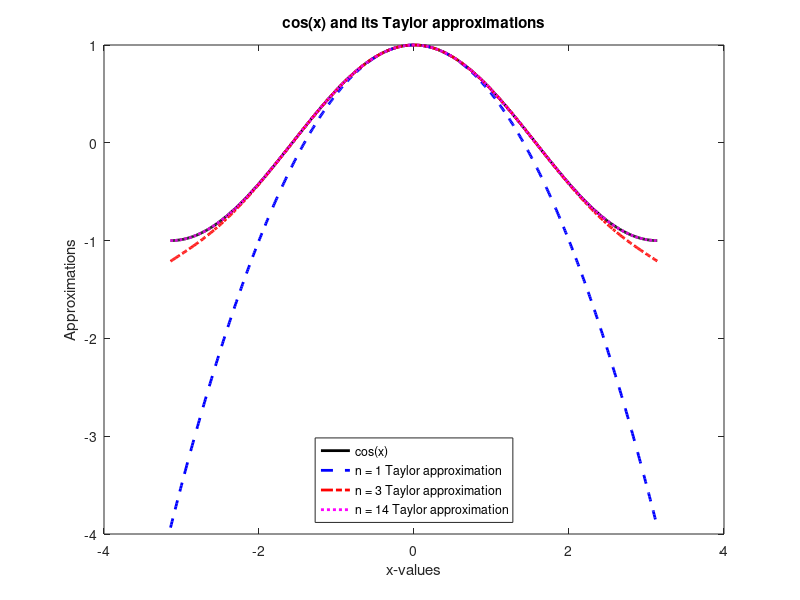

MATLAB code for this plot:
% Tanner Huck    
% Math 301 A
% Homework 1 Writeup

clear; clc;

%% Question 1
% A Calculations on the computer are exact if typed in correctly.
%       This is flase, this is becasue the computer will only save to 16
%       decimal places. SO for example if you type in pi, you are not
%       getting the exact value of pi, you are getting pi to 16 decimal
%       places.
% B Calculations done on the computer have an error proportional to the
% machine precision, which is the precision of stored digits on 
% the computer
%       This is true. The computer only saves to a certain amount of
%       decimal places. When you do calculations, the error is due to not
%       containing the other decimal places of the exact value. Meaning
%       that the error will be because of the precision of stored digits.
% C In most cases, when we see a number that is approximately 1e−16, 
% we shouldassume that it is actually 0.
%       This is true. Because when you get a number that is very close to
%       zero. It is most likly that it got somthing other than zero due to
%       computer error.
% D It is impossible to do calculations on any computer with numbers 
% that aresmaller than 1e-16.
%       This is false. For example you can do 0.1e-18 + 0.1e-20 and matlab
%       will give you an answer.

%% Question 2
% a. listed the values of x1-x4 that we found in problem 6 in smallest to
% largest order
x3 = 0;
x4 = 0;
x1 = 1.884836819954217e-08;
x2 = 0.018870549276471;

 % b. Discussing the differences of x values
 % We know that all four of these x vlaues should be 0, but due to computer
 % error, some of them are not exactly zero. I believe that some of
 % these are smaller/larger than others becasue of this error. x3 and x4
 % are the same and did calculate correctly as 0, whereas x2 is a little
 % less at about -0.019 and x1 being the smallest at -1.885e-8. ALthough x1
 % and x2 were not exactly zero, they are still fairly close to zero, so
 % they are not outliers. They may have had some computer error involved
 % when they were calculated. 


% c. why are some of the x values 0 and some are not
% I believe that some of these x values were not correct calculated to 0
% because of computer error. x3 and x4 were summations of 0.25 and 0.5,
% which are stored in matlab as 4-1 and 2-1 respectivly. x1 and x2 were
% summations of 0.1, which are stored as 10-1. My guess is that x3 and x4
% calculated correctly to zero because they have larger values, they have 
% a smaller chance of computer error. Whereas x1 and x2 did not calculate 
% correctly because they have smaller values, which may have a higher
% chance of error.


%% Question 3
% Ploting the n-th order Taylor-series approximation to cosine
xplot = -pi:0.01:pi; % Create an array from -pi to pi in step sizes of 0.01
yplot = cos(xplot);

% Creating three variables which will later be our vector of taylor series
% expansion
n_values_1 = 1; 
n_values_2 = 1; 
n_values_3 = 1;

% For loop to caclulate each of the taylor series expansions
% Don't need the first one because it is only has one calculation
n_values_1 = n_values_1 + (((-1).^1)*((xplot).^(2*1)))/factorial(2*1);
for i=1:3
    n_values_2 = n_values_2 + (((-1).^i)*((xplot).^(2*i)))/factorial(2*i);
end
for i=1:14
    n_values_3 = n_values_3 + (((-1).^i)*((xplot).^(2*i)))/factorial(2*i);
end

% Creating a plot for cos(x) and its Taylor approximations
plot(xplot,yplot,'LineWidth',2,'Color','k');
hold on 
plot(xplot, n_values_1,'LineWidth',2,'Color','b','LineStyle','--')
hold on
plot(xplot, n_values_2,'LineWidth',2,'Color','r','LineStyle','-.')
hold on 
plot(xplot, n_values_3,'LineWidth',2,'Color','m','LineStyle',':')

% Giving the plot axis labels
xlabel('x-values') 
ylabel('Approximations')

% Giving the plot a title
title('cos(x) and its Taylor approximations')

% Giving the plot a legend for all four of the lines
% Also moving the legend to the south location
legend('cos(x)','n = 1 Taylor approximation', ...
    'n = 3 Taylor approximation', ...
    'n = 14 Taylor approximation','Location', 'south')

% Setting the font of all labels to 10
set(gca, 'FontSize', 10)












